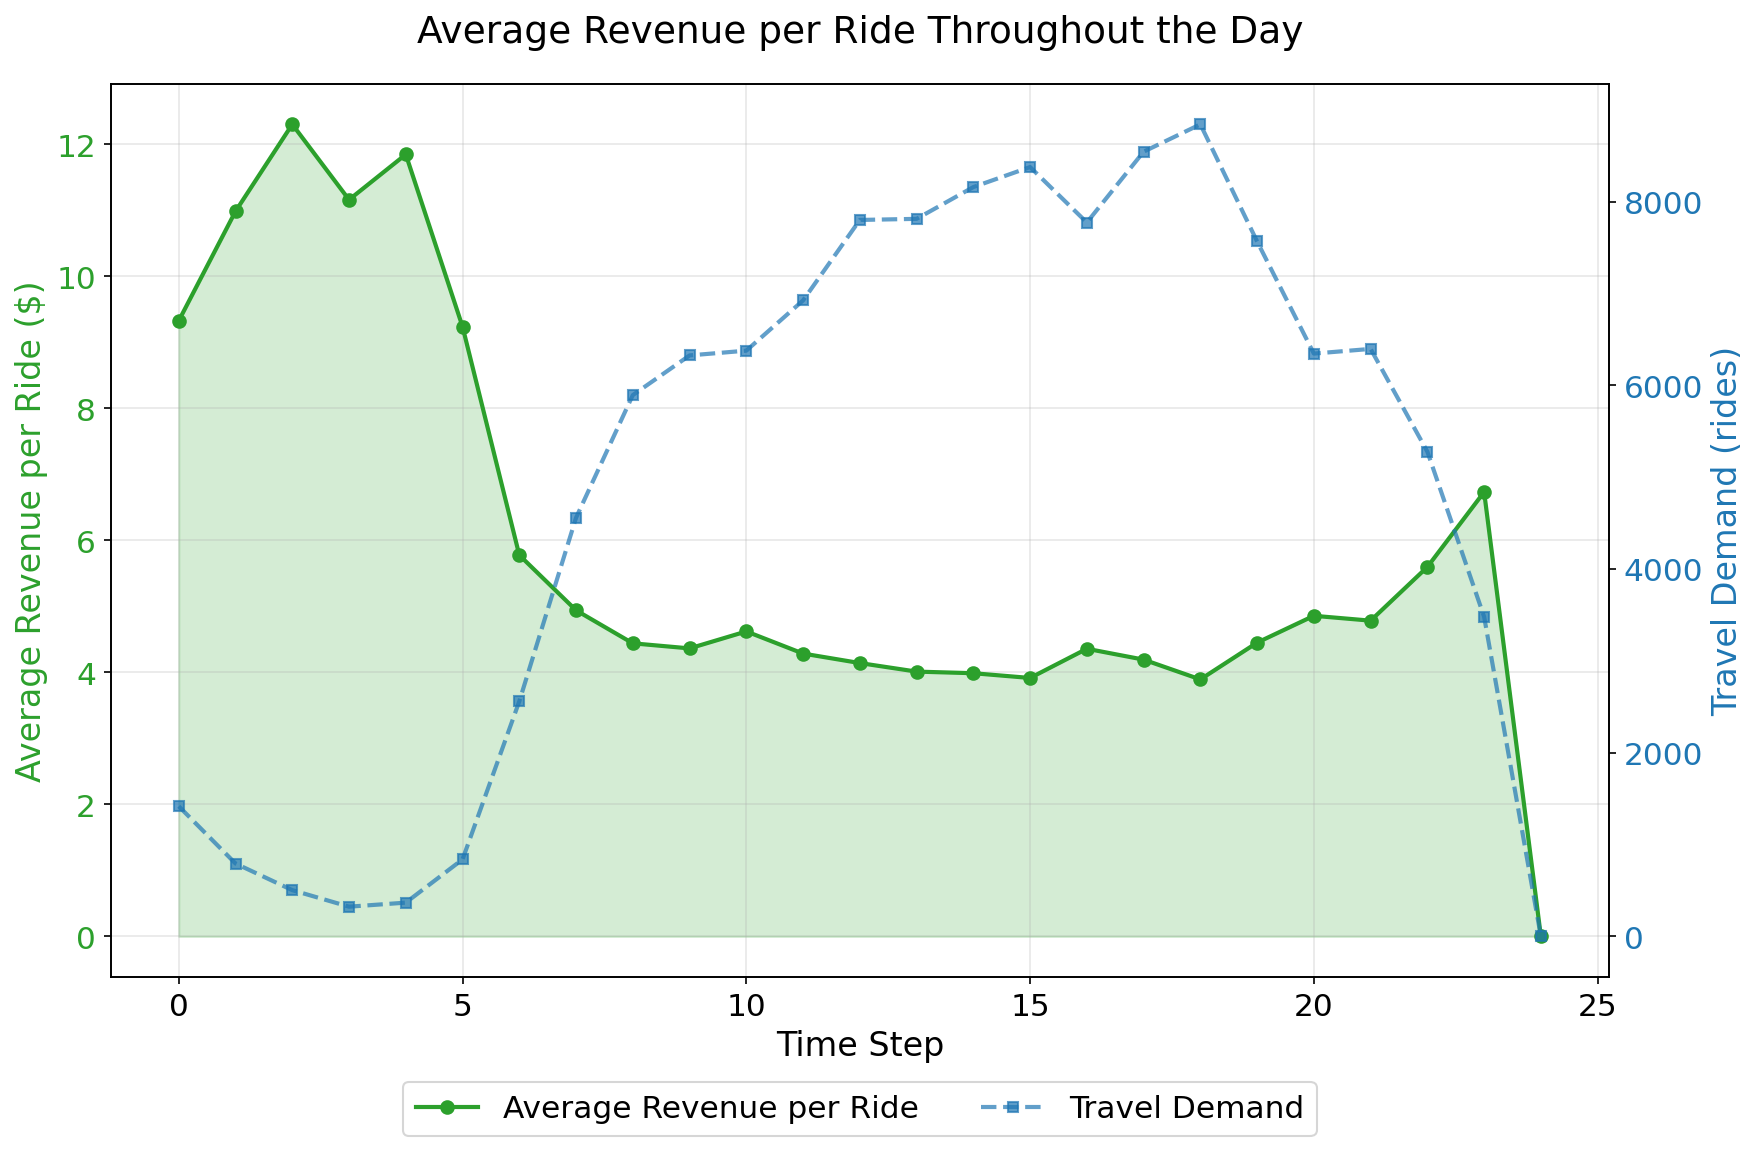

The script that saved this image:
import json
import matplotlib.pyplot as plt
import numpy as np
import os

plt.rcParams.update({
    "font.size": 16,
    "axes.titlesize": 18,
    "axes.labelsize": 16,
    "xtick.labelsize": 15,
    "ytick.labelsize": 15,
    "legend.fontsize": 15,
    "figure.titlesize": 18,
})


# Load test case
base_dir = os.path.dirname(os.path.abspath(__file__))
testcase_path = os.path.normpath(os.path.join(base_dir, "..", "Testcases", "manhattan_jan2.json"))
with open(testcase_path, 'r') as f:
    testcase = json.load(f)

# Extract parameters
T = testcase["T"]  # Number of time steps
N = testcase["N"]  # Number of zones
travel_demand = testcase["travel_demand"]
order_revenue = testcase["order_revenue"]

# Aggregate by time step
demand_by_time = [0] * (T + 1)
revenue_by_time = [0.0] * (T + 1)

for key, demand_value in travel_demand.items():
    parts = key.split(',')
    origin = int(parts[0])
    destination = int(parts[1])
    time = int(parts[2])
    
    if 0 <= time <= T:
        demand_by_time[time] += demand_value

for key, revenue_value in order_revenue.items():
    parts = key.split(',')
    origin = int(parts[0])
    destination = int(parts[1])
    time = int(parts[2])
    
    if 0 <= time <= T:
        revenue_by_time[time] += revenue_value

# Calculate average revenue per ride
avg_revenue_per_ride = []
for t in range(T + 1):
    if demand_by_time[t] > 0:
        avg_revenue_per_ride.append(revenue_by_time[t] / demand_by_time[t])
    else:
        avg_revenue_per_ride.append(0)

# Calculate totals
total_demand = sum(demand_by_time)
total_revenue = sum(revenue_by_time)
overall_avg_revenue = total_revenue / total_demand if total_demand > 0 else 0

# Find peak average revenue
peak_avg_idx = 0
peak_avg_value = 0
for t in range(T + 1):
    if avg_revenue_per_ride[t] > peak_avg_value:
        peak_avg_value = avg_revenue_per_ride[t]
        peak_avg_idx = t

print(f"\n{'='*70}")
print(f"Order Revenue Analysis for {testcase_path}")
print(f"{'='*70}")
print(f"Total travel demand: {total_demand} rides")
print(f"Total revenue: ${total_revenue:,.2f}")
print(f"Overall average revenue per ride: ${overall_avg_revenue:.2f}")
print(f"\nPeak average revenue: ${peak_avg_value:.2f} at time step {peak_avg_idx}")
print(f"Lowest average revenue: ${min(avg_revenue_per_ride):.2f}")
print(f"{'='*70}\n")

# Create plot with dual axes
fig, ax1 = plt.subplots(figsize=(12, 8))

time_steps = list(range(T + 1))

# Left axis - Average revenue per ride
color = 'tab:green'
ax1.set_xlabel('Time Step')
ax1.set_ylabel('Average Revenue per Ride ($)', color=color)
line1 = ax1.plot(
    time_steps,
    avg_revenue_per_ride,
    color=color,
    linewidth=2,
    marker='o',
    markersize=6,
    label='Average Revenue per Ride'
)
ax1.fill_between(
    time_steps,
    avg_revenue_per_ride,
    alpha=0.2,
    color=color
)
ax1.tick_params(axis='y', labelcolor=color)
ax1.grid(True, alpha=0.3)

# Right axis - Demand
ax2 = ax1.twinx()
color = 'tab:blue'
ax2.set_ylabel('Travel Demand (rides)', color=color)
line2 = ax2.plot(
    time_steps,
    demand_by_time,
    color=color,
    linewidth=2,
    marker='s',
    markersize=5,
    label='Travel Demand',
    linestyle='--',
    alpha=0.7
)
ax2.tick_params(axis='y', labelcolor=color)

# Combined title and legend
plt.title(
    f'Average Revenue per Ride Throughout the Day',
    pad=20
)

# Combine legends from both axes
lines = line1 + line2
labels = [l.get_label() for l in lines]
ax1.legend(lines, labels, loc='upper center', bbox_to_anchor=(0.5, -0.1), ncol=2, frameon=True)

plt.tight_layout()

# Save plot
output_path = "order_revenue_analysis.png"
plt.savefig(output_path, dpi=150, bbox_inches="tight")
print(f"Plot saved to: {output_path}\n")

plt.show()

# Print detailed time step breakdown
print("\nDetailed Revenue Analysis by Time Step:")
print(f"{'Time':<6} {'Demand':<10} {'Total Revenue':<16} {'Avg Rev/Ride':<14}")
print("-" * 50)
for t in time_steps:
    demand = demand_by_time[t]
    revenue = revenue_by_time[t]
    avg_rev = avg_revenue_per_ride[t]
    print(f"{t:<6} {demand:<10} ${revenue:<15.2f} ${avg_rev:<13.2f}")
print("-" * 50)
print(f"{'TOTAL':<6} {total_demand:<10} ${total_revenue:<15.2f} ${overall_avg_revenue:<13.2f}")
